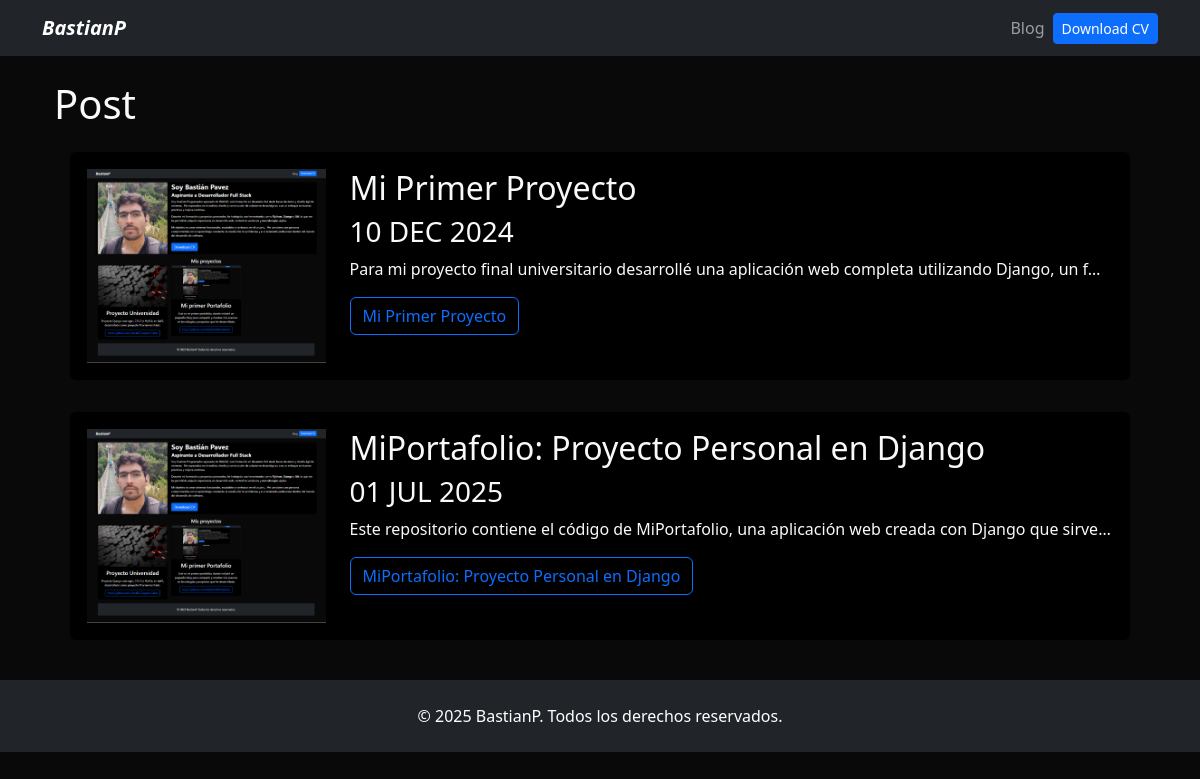
/blog/, run on an earlier commit of the app's database.
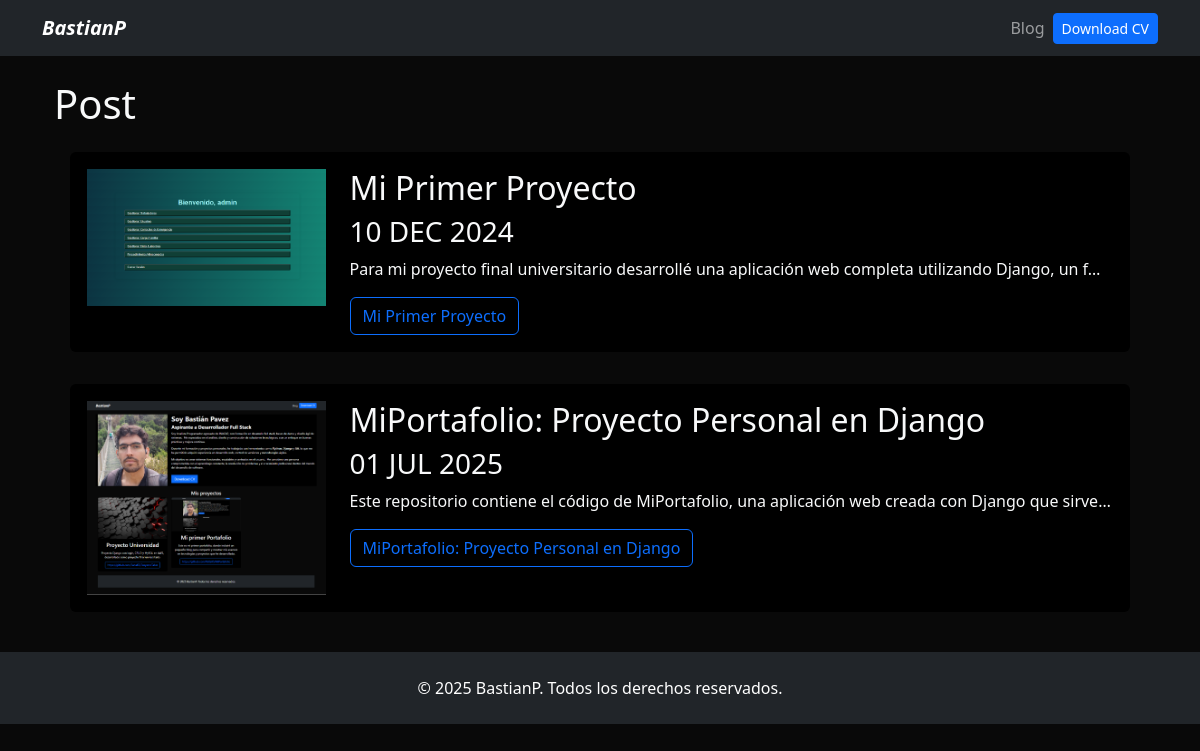
And on a later commit of the database.
### blog/models.py (models this page shows)
class Post(models.Model):
    tittle = models.CharField(max_length=100)
    description = models.TextField()
    image = models.ImageField(upload_to='blog/images')
    date = models.DateField(datetime.date.today)

### blog/views.py (the view)
# urls.py: path('', render_posts, name='posts'),
def render_posts(request):
    posts = Post.objects.all()
    return render (request, 'posts.html', {'posts': posts})

### blog/templates/posts.html
{% extends 'layout.html' %} {% block content %}
<h1>Post</h1>
{% for post in posts %}
<div class="p-3">
  <div class="card card-body bg-black">
    <div class="row">
      <div class="col-3">
        <img
          src="{{ post.image.url }}"
          alt="{{post.title}}"
          class="img-fluid"
        />
      </div>
      <div class="col-9">
        <h2>{{ post.tittle }}</h2>
        <h3>{{ post.date|date:"d M Y"| upper }}</h3>
        <p>{{ post.description | safe | truncatechars:100 }}</p>
        <a
          href="{% url 'blog:post_detail' post.id  %}"
          class="btn btn-outline-primary"
          >{{ post.tittle}}</a
        >
      </div>
    </div>
  </div>
</div>
{% endfor %} {% endblock %}

What changed in the data, as far as the page shows it:
changed Post "Mi Primer Proyecto": image: a different picture
